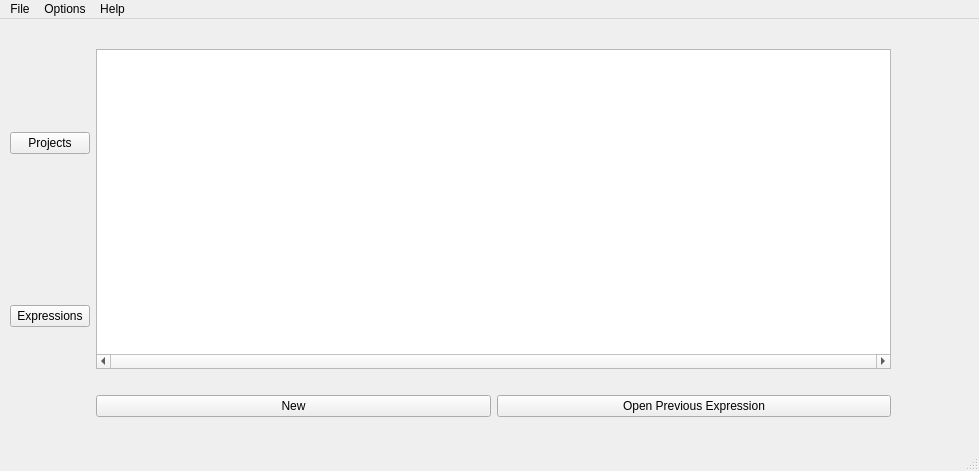
<?xml version="1.0" encoding="UTF-8"?>
<ui version="4.0">
 <class>MainWindow</class>
 <widget class="QMainWindow" name="MainWindow">
  <property name="geometry">
   <rect>
    <x>0</x>
    <y>0</y>
    <width>979</width>
    <height>471</height>
   </rect>
  </property>
  <property name="sizePolicy">
   <sizepolicy hsizetype="Fixed" vsizetype="Fixed">
    <horstretch>0</horstretch>
    <verstretch>0</verstretch>
   </sizepolicy>
  </property>
  <property name="windowTitle">
   <string>Project Manager</string>
  </property>
  <widget class="QWidget" name="centralwidget">
   <widget class="QWidget" name="gridLayoutWidget">
    <property name="geometry">
     <rect>
      <x>10</x>
      <y>10</y>
      <width>881</width>
      <height>411</height>
     </rect>
    </property>
    <layout class="QGridLayout" name="gridLayout">
     <item row="1" column="0">
      <widget class="QPushButton" name="exprBtn">
       <property name="sizePolicy">
        <sizepolicy hsizetype="Maximum" vsizetype="Fixed">
         <horstretch>0</horstretch>
         <verstretch>0</verstretch>
        </sizepolicy>
       </property>
       <property name="text">
        <string>Expressions</string>
       </property>
      </widget>
     </item>
     <item row="0" column="0">
      <widget class="QPushButton" name="projBtn">
       <property name="text">
        <string>Projects</string>
       </property>
      </widget>
     </item>
     <item row="2" column="1">
      <widget class="QPushButton" name="createBtn">
       <property name="text">
        <string>New</string>
       </property>
      </widget>
     </item>
     <item row="2" column="2">
      <widget class="QPushButton" name="openPrevBtn">
       <property name="text">
        <string>Open Previous Expression</string>
       </property>
      </widget>
     </item>
     <item row="0" column="1" rowspan="2" colspan="2">
      <widget class="QTableWidget" name="outputFrame">
       <property name="sizePolicy">
        <sizepolicy hsizetype="Expanding" vsizetype="Minimum">
         <horstretch>0</horstretch>
         <verstretch>0</verstretch>
        </sizepolicy>
       </property>
       <property name="minimumSize">
        <size>
         <width>0</width>
         <height>300</height>
        </size>
       </property>
       <property name="verticalScrollBarPolicy">
        <enum>Qt::ScrollBarAsNeeded</enum>
       </property>
       <property name="horizontalScrollBarPolicy">
        <enum>Qt::ScrollBarAlwaysOn</enum>
       </property>
       <property name="alternatingRowColors">
        <bool>true</bool>
       </property>
       <property name="showGrid">
        <bool>true</bool>
       </property>
       <property name="sortingEnabled">
        <bool>true</bool>
       </property>
       <property name="rowCount">
        <number>0</number>
       </property>
       <property name="columnCount">
        <number>0</number>
       </property>
      </widget>
     </item>
    </layout>
   </widget>
  </widget>
  <widget class="QMenuBar" name="menubar">
   <property name="geometry">
    <rect>
     <x>0</x>
     <y>0</y>
     <width>979</width>
     <height>22</height>
    </rect>
   </property>
   <widget class="QMenu" name="menuFile">
    <property name="title">
     <string>File</string>
    </property>
    <addaction name="actionNewProj"/>
    <addaction name="separator"/>
    <addaction name="actionNewExpr"/>
    <addaction name="actionOpenPrevExpr"/>
    <addaction name="separator"/>
    <addaction name="actionClose"/>
    <addaction name="actionQuit_Application"/>
   </widget>
   <widget class="QMenu" name="menuOptions">
    <property name="title">
     <string>Options</string>
    </property>
    <addaction name="actionDelete"/>
    <addaction name="actionImport"/>
    <addaction name="actionExport"/>
    <addaction name="actionResetDB"/>
   </widget>
   <widget class="QMenu" name="menuHelp">
    <property name="title">
     <string>Help</string>
    </property>
    <addaction name="actionAbout"/>
    <addaction name="actionGuide_tutorial"/>
    <addaction name="actionReport_bug"/>
   </widget>
   <addaction name="menuFile"/>
   <addaction name="menuOptions"/>
   <addaction name="menuHelp"/>
  </widget>
  <widget class="QStatusBar" name="statusbar"/>
  <action name="actionNewProj">
   <property name="text">
    <string>New Project</string>
   </property>
   <property name="shortcut">
    <string>Ctrl+N</string>
   </property>
  </action>
  <action name="actionOpen_Project">
   <property name="text">
    <string>Open Project</string>
   </property>
   <property name="shortcut">
    <string>Ctrl+O</string>
   </property>
  </action>
  <action name="actionOpenPrevProj">
   <property name="text">
    <string>Open Project (previous)</string>
   </property>
  </action>
  <action name="actionNewExpr">
   <property name="text">
    <string>New Expression</string>
   </property>
   <property name="shortcut">
    <string>Ctrl+Shift+N</string>
   </property>
  </action>
  <action name="actionOpen_Expression">
   <property name="text">
    <string>Open Expression</string>
   </property>
   <property name="shortcut">
    <string>Ctrl+Shift+O</string>
   </property>
  </action>
  <action name="actionOpenPrevExpr">
   <property name="text">
    <string>Open Expression (previous)</string>
   </property>
  </action>
  <action name="actionClose">
   <property name="text">
    <string>Close window</string>
   </property>
   <property name="shortcut">
    <string>Ctrl+W</string>
   </property>
  </action>
  <action name="actionAbout">
   <property name="text">
    <string>About</string>
   </property>
  </action>
  <action name="actionGuide_tutorial">
   <property name="text">
    <string>Guide / tutorial</string>
   </property>
   <property name="shortcut">
    <string>Ctrl+Shift+H</string>
   </property>
  </action>
  <action name="actionReport_bug">
   <property name="text">
    <string>Report bug</string>
   </property>
   <property name="shortcut">
    <string>Ctrl+Shift+R</string>
   </property>
  </action>
  <action name="actionDelete">
   <property name="text">
    <string>Delete current item</string>
   </property>
   <property name="shortcut">
    <string>Ctrl+Shift+D</string>
   </property>
  </action>
  <action name="actionShow_debug_info">
   <property name="checkable">
    <bool>true</bool>
   </property>
   <property name="text">
    <string>Show debug info</string>
   </property>
  </action>
  <action name="actionExport">
   <property name="text">
    <string>Export current item</string>
   </property>
   <property name="shortcut">
    <string>Ctrl+Shift+E</string>
   </property>
  </action>
  <action name="actionImport">
   <property name="text">
    <string>Import file</string>
   </property>
   <property name="shortcut">
    <string>Ctrl+Shift+I</string>
   </property>
  </action>
  <action name="actionCloseAll">
   <property name="text">
    <string>Close completely</string>
   </property>
   <property name="shortcut">
    <string>Ctrl+Shift+W</string>
   </property>
  </action>
  <action name="actionResetDB">
   <property name="text">
    <string>Reset database</string>
   </property>
   <property name="iconText">
    <string>WARNING! DELETES ALL PROJECTS AND EXPRESSIONS. CANNOT BE UNDONE</string>
   </property>
   <property name="toolTip">
    <string>WARNING! DELETES ALL PROJECTS AND EXPRESSIONS. CANNOT BE UNDONE</string>
   </property>
   <property name="statusTip">
    <string>WARNING! DELETES ALL PROJECTS AND EXPRESSIONS. CANNOT BE UNDONE</string>
   </property>
   <property name="whatsThis">
    <string>WARNING! DELETES ALL PROJECTS AND EXPRESSIONS. CANNOT BE UNDONE</string>
   </property>
   <property name="font">
    <font>
     <weight>75</weight>
     <bold>true</bold>
    </font>
   </property>
  </action>
  <action name="actionSet_debug_directory">
   <property name="text">
    <string>Set debug directory</string>
   </property>
  </action>
  <action name="actionQuit_Application">
   <property name="text">
    <string>Quit Application</string>
   </property>
   <property name="shortcut">
    <string>Ctrl+Shift+W</string>
   </property>
   <property name="shortcutContext">
    <enum>Qt::ApplicationShortcut</enum>
   </property>
  </action>
 </widget>
 <resources/>
 <connections/>
</ui>
